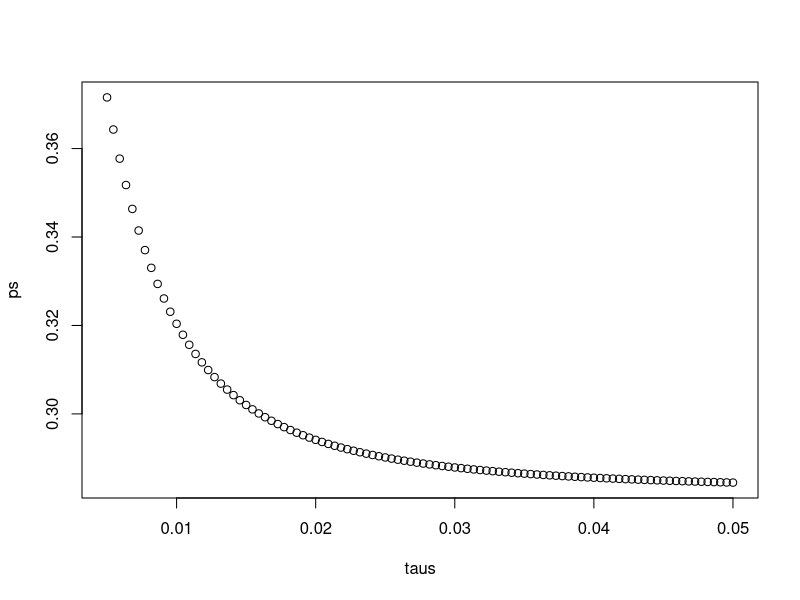

Here is the R script that generated this plot:
# Monte Carlo simulation of Bayes theorem

prev <- 1/3900 # disease prevalence
N <- 100000
outcome <- sample(c("Disease", "Healthy"), N, replace=TRUE, prob=c(prev,1-prev))

N_D <- sum(outcome == "Disease") # number with disease
N_H <- sum(outcome == "Healthy") # number healthy

accuracy <- 0.99
test <- vector("character", N)
test[outcome == "Disease"] <- sample(c("+", "-"), N_D, replace=TRUE, prob=c(accuracy,1-accuracy))
test[outcome == "Healthy"] <- sample(c("-", "+"), N_H, replace=TRUE, prob=c(accuracy,1-accuracy))

table(outcome, test)

# 2
Pr_1 <- 1/8500
Pr_2 <- 1/100
Pr_1 * Pr_2

# 4
Pr_1 <- 1/8500
Pr_2 <- 1/100
Pr_B <- Pr_1 * Pr_2
Pr_A <- 1/1000000
Pr_BA <- 0.50
Pr_AB <- (Pr_A*Pr_BA)/Pr_B

# 6
library(dplyr)
library(dslabs)
data(polls_us_election_2016)
polls <- polls_us_election_2016 %>% 
  filter(state == "Florida" & enddate >= "2016-11-04" ) %>% 
  mutate(spread = rawpoll_clinton/100 - rawpoll_trump/100)
head(polls)

results <- polls %>%
  summarize(avg = mean(spread), se = sd(spread)/sqrt(length(spread)))
results

# 8
mu <- 0
tau <- 0.01
Y <- results$avg
sigma <- results$se
B <- sigma^2/(sigma^2 + tau^2)
B*mu + (1-B)*Y

# 9
mu <- 0
tau <- 0.01
sigma <- results$se
Y <- results$avg
B <- sigma^2 / (sigma^2 + tau^2)
sqrt(1/((1/sigma^2)+(1/tau^2)))

# 10
mu <- 0
tau <- 0.01
sigma <- results$se
Y <- results$avg
B <- sigma^2 / (sigma^2 + tau^2)
se <- sqrt( 1/ (1/sigma^2 + 1/tau^2))
ci <- (B*mu + (1-B)*Y) + c(-qnorm(0.975)*se, qnorm(0.975)*se)

# 11
exp_value <- B*mu + (1-B)*Y 
se <- sqrt( 1/ (1/sigma^2 + 1/tau^2))
pnorm(0,exp_value,se)

# 12
mu <- 0
sigma <- results$se
Y <- results$avg
taus <- seq(0.005, 0.05, len = 100)

p_calc <- function(tau){
  B <- sigma^2 / (sigma^2 + tau^2)
  exp_value <- B*mu + (1-B)*Y 
  se <- sqrt( 1/ (1/sigma^2 + 1/tau^2))
  pnorm(0,exp_value,se)
}
ps <- sapply(taus, p_calc)

plot(taus, ps)
